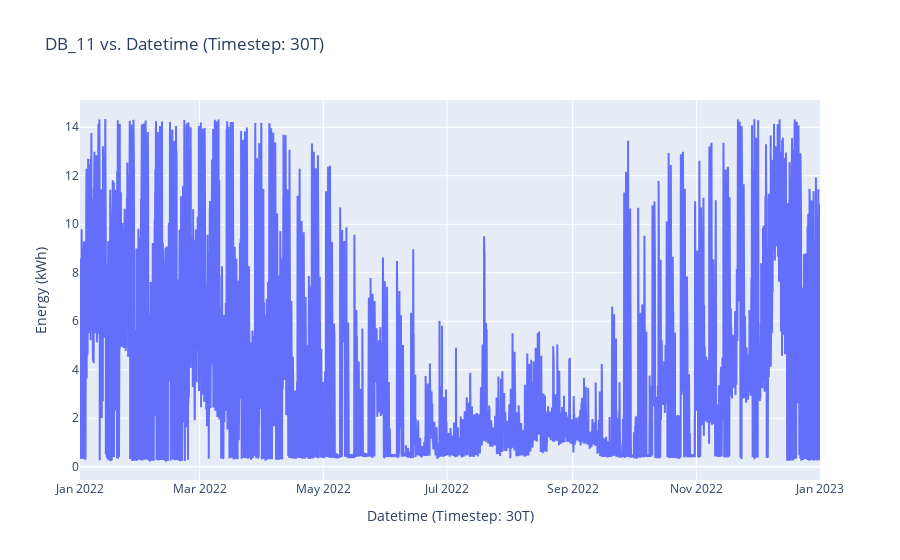

Notebook source saved alongside this figure:
### Markdown cell above
### DataViz

How plots will be generated.

### Code cell
visualize.DataViz(new_test.data, new_test.column_meta_data, plot_styles.PlotlyPlot()).single_line_plot(['DB_11']) #MatPlotLibPlot() or PlotlyPlot()

### Figure 1 — Plotly figure (JSON) as saved in the notebook; plotly's stock layout.template omitted (floating-point values rounded to 4 significant figures; data arrays with more than 128 entries replaced by an {"elided": "..."} marker saying what was removed)
{"data": [{"mode": "lines", "type": "scatter", "x": {"elided": "17520 str values"}, "y": {"elided": "17520 float values"}}], "layout": {"title": {"text": "DB_11 vs. Datetime (Timestep: 30T)"}, "xaxis": {"title": {"text": "Datetime (Timestep: 30T)"}}, "yaxis": {"title": {"text": "Energy (kWh)"}}}}
